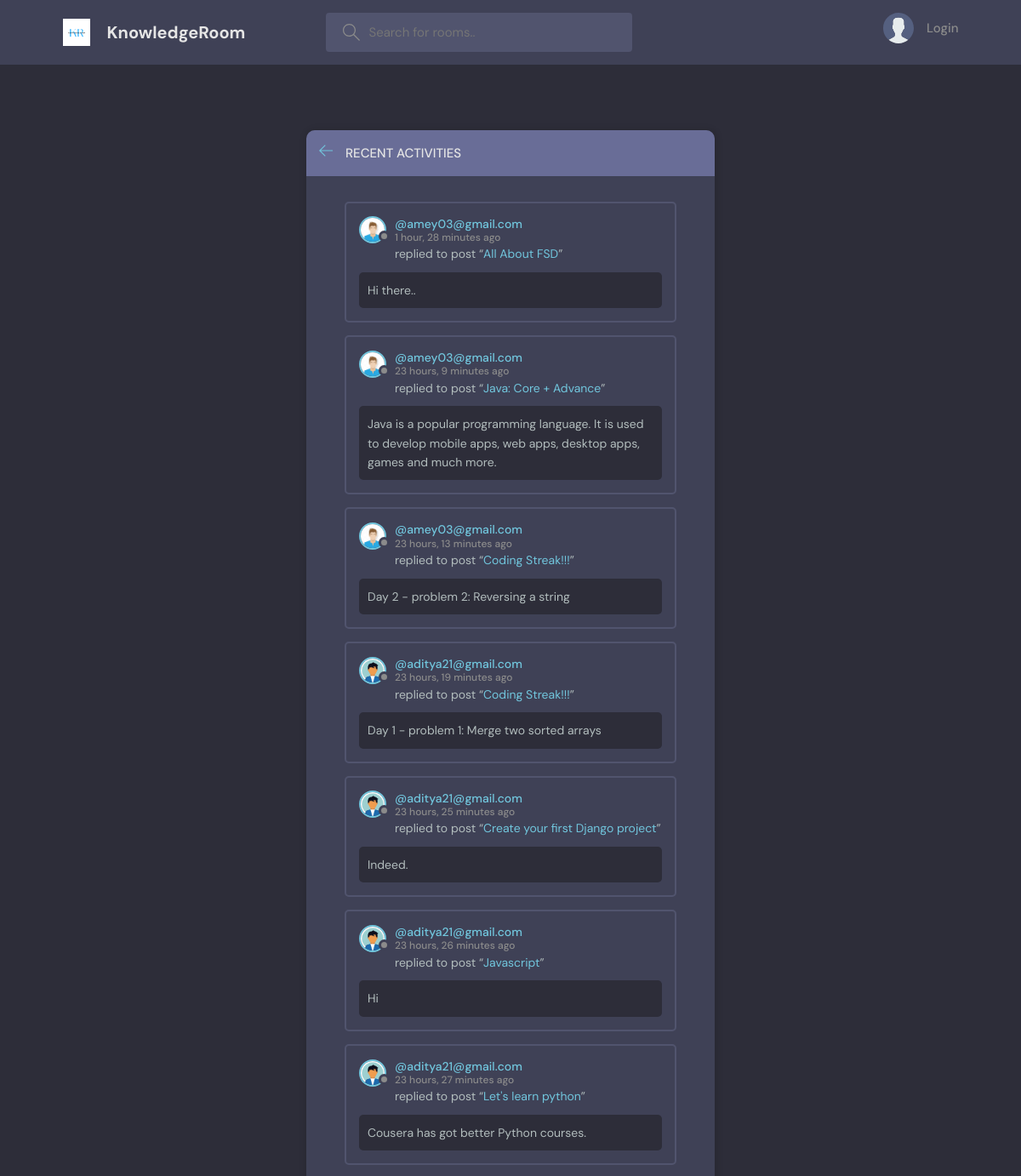
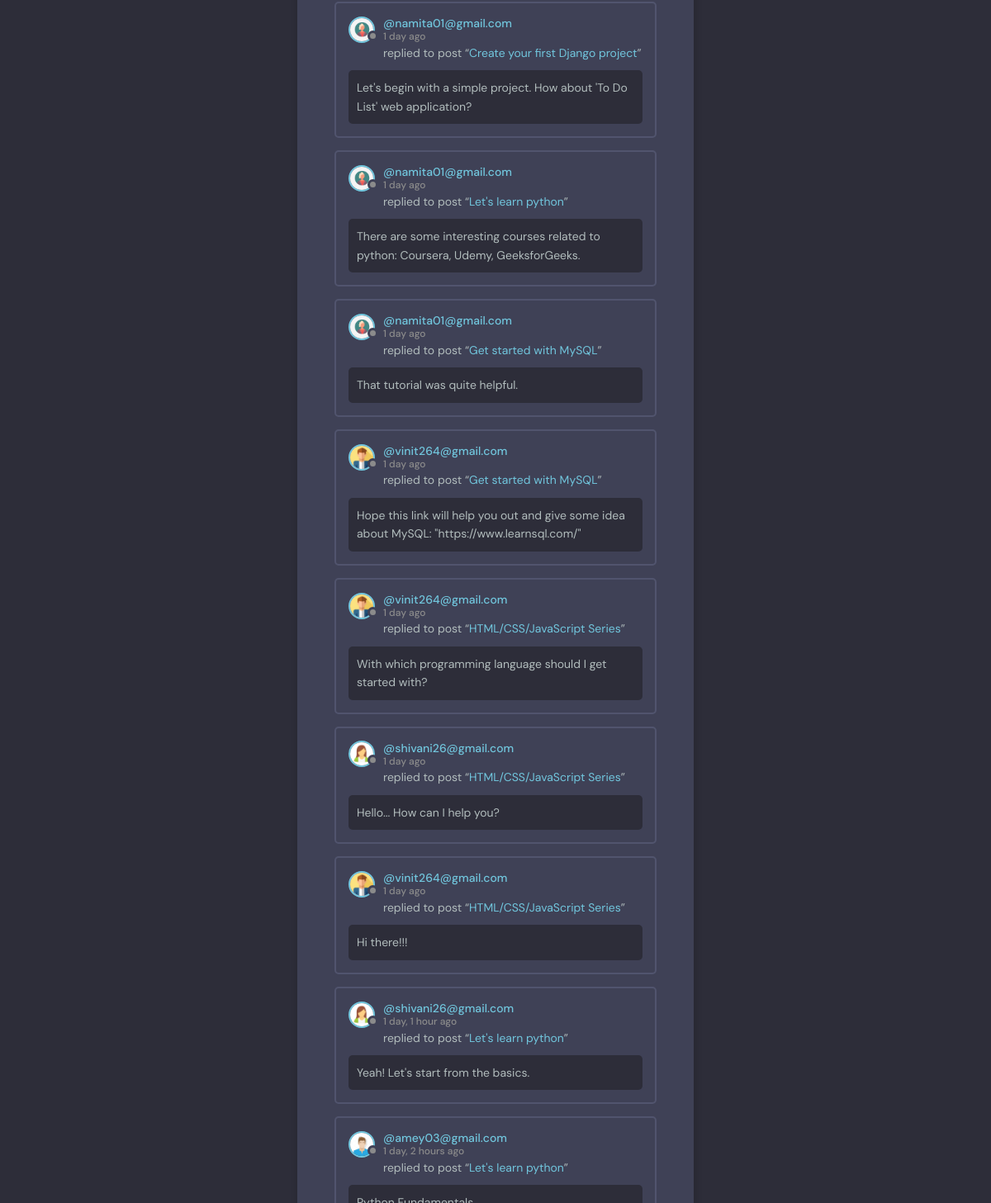
The page /activity/ on the database its author committed (2 pictures, top to bottom).
### base/models.py (models this page shows, shortened)
class Message(models.Model):
    user = models.ForeignKey(User, on_delete=models.CASCADE)
    room = models.ForeignKey(Room, on_delete=models.CASCADE)
    body = models.TextField()
    updated = models.DateTimeField(auto_now=True)
    created = models.DateTimeField(auto_now_add=True)
    class Meta:
        ordering = ['-updated', '-created']

class User(AbstractUser):
    name = models.CharField(max_length=200, null=True)
    email = models.EmailField(unique=True, null=True)
    bio = models.TextField(null=True)
    avatar = models.ImageField(null=True, default="avatar.svg")
    USERNAME_FIELD = 'email'
    REQUIRED_FIELDS = []

class Room(models.Model):
    host = models.ForeignKey(User, on_delete=models.SET_NULL, null=True)
    topic = models.ForeignKey(Topic, on_delete=models.SET_NULL, null=True)
    name = models.CharField(max_length=200)
    description = models.TextField(null=True, blank=True)
    participants = models.ManyToManyField(User, related_name='participants', blank=True)
    updated = models.DateTimeField(auto_now=True)
    created = models.DateTimeField(auto_now_add=True)
    class Meta:
        ordering = ['-updated', '-created']
    def __str__(self):
        return self.name

### base/views.py (the view)
# urls.py: path('activity/', views.activities, name="activity")
def activities(request):
    room_messages = Message.objects.all()
    return render(request, 'base/activity.html', {'room_messages': room_messages})

### base/templates/base/activity.html (shortened to what this page needs)
{% extends 'main.html' %}
{% block content %}
    <main class="layout">
      <div class="container">
        <div class="layout__box">
          <div class="layout__boxHeader">
            <div class="layout__boxTitle">
              <a href="{% url 'home' %}">
                <svg version="1.1" xmlns="http://www.w3.org/2000/svg" width="32" height="32" viewBox="0 0 32 32">
                  <title>arrow-left</title>
                  <path
                    d="M13.723 2.286l-13.723 13.714 13.719 13.714 1.616-1.611-10.96-10.96h27.625v-2.286h-27.625l10.965-10.965-1.616-1.607z"
                  ></path>
                </svg>
              </a>
              <h3>Recent Activities</h3>
            </div>
          </div>
          <div class="activities-page layout__body">
            {% for message in room_messages %}
    <div class="activities__box">
      <div class="activities__boxHeader roomListRoom__header">
        <a href="{% url 'user-profile' message.user.id %}" class="roomListRoom__author">
          <div class="avatar avatar--small">
            <img src="{{message.user.avatar.url}}" />
          </div>
          <p>
            @{{message.user}}
            <span>{{message.created|timesince}} ago</span>
          </p>
        </a>
      </div>
      <div class="activities__boxContent">
        <p>replied to post “<a href="{% url 'room' message.room.id %}">{{message.room}}</a>”</p>
        <div class="activities__boxRoomContent">
          {{message.body}}
        </div>
      </div>
    </div>
    {% endfor %}
          </div>
        </div>
      </div>
    </main>
{% endblock content %}

### static/styles/style.css (style rules this page uses)
:root { --color-main: #71c6dd; --color-main-light: #e1f6fb; --color-dark: #3f4156; --color-dark-medium: #51546e; --color-dark-light: #696d97; --color-light: #e5e5e5; --color-gray: #8b8b8b; --color-light-gray: #b2bdbd; --color-bg: #2d2d39; --color-success: #5dd693; --color-error: #fc4b0b; }
* { font-family: "DM Sans", -apple-system, BlinkMacSystemFont, "Segoe UI", Roboto, Oxygen, Ubuntu, Cantarell, "Open Sans", "Helvetica Neue", sans-serif; margin: 0; padding: 0; box-sizing: border-box; text-rendering: optimizeLegibility; font-size: inherit; }
html { font-size: 56.25%; }
@media only screen and (min-width: 1200px) { html { font-size: 62.5%; } }
body { line-height: 1.6; font-weight: 400; font-size: 1.5rem; color: var(--color-light-gray); background-color: var(--color-bg); min-height: 100vh; }
img { width: 100%; }
a { display: inline-block; color: var(--color-main); text-decoration: none; }
.container { max-width: 120rem; width: 90%; margin: auto; }
.avatar { position: relative; display: inline-block; border-radius: 50%; border: 2px solid var(--color-main); }
.avatar img { display: block; border-radius: 50%; object-fit: cover; object-position: center; }
.avatar::after { content: ""; display: block; position: absolute; background-color: var(--color-gray); z-index: 111; border-radius: 50%; border: 0.3rem solid var(--color-dark); }
.avatar.avatar--small img { width: 2.8rem; height: 2.8rem; }
.avatar.avatar--small:after { width: 0.7rem; height: 0.7rem; bottom: 0px; right: -6px; }
.layout { margin-top: 2.4rem; }
.layout > .container { display: flex; justify-content: space-between; align-items: flex-start; }
.layout__box { width: 90%; max-width: 48rem; min-height: 40rem; position: absolute; top: 50%; left: 50%; transform: translate(-50%, -46%); background-color: var(--color-dark); border-radius: 1rem; box-shadow: 1px 1px 6px 3px rgba(0, 0, 0, 0.1); overflow: hidden; }
.layout__boxHeader { display: flex; padding: 1.5rem; background-color: var(--color-dark-light); }
.layout__boxTitle { display: flex; gap: 1.5rem; align-items: center; }
.layout__boxTitle h3 { text-transform: uppercase; font-weight: 500; color: var(--color-light); }
.layout__boxTitle svg { width: 1.6rem; height: 1.6rem; fill: var(--color-main); }
.layout__body { margin: 3rem; }
.roomListRoom__header { display: flex; justify-content: space-between; align-items: center; }
.roomListRoom__author { font-weight: 500; display: flex; align-items: center; gap: 1rem; }
.activities__box { margin: 1.5rem; padding: 1.5rem; border: 2px solid var(--color-dark-medium); border-radius: 5px; }
.activities__boxHeader p { font-size: 1.4rem; line-height: 1.3; }
.activities__boxHeader p span { color: var(--color-gray); font-size: 1.2rem; display: block; }
.activities__boxContent { margin-left: 4.2rem; }
.activities__boxContent { font-size: 1.4rem; }
.activities__boxRoomContent { background: var(--color-bg); padding: 1rem; border-radius: 5px; margin-top: 1rem; margin-left: -4.2rem; }

### rows shown on the page
Message: user.avatar (picture), user "amey03@gmail.com", created "1 hour, 28 minutes", room "All About FSD", body "Hi there.."
Message: user.avatar (picture), user "amey03@gmail.com", created "23 hours, 9 minutes", room "Java: Core + Advance", body "Java is a popular programming language. It is used to develop mobile apps, web apps, desktop apps, games and much more."
Message: user.avatar (picture), user "amey03@gmail.com", created "23 hours, 13 minutes", room "Coding Streak!!!", body "Day 2 - problem 2: Reversing a string"
Message: user.avatar (picture), user "aditya21@gmail.com", created "23 hours, 19 minutes", room "Coding Streak!!!", body "Day 1 - problem 1: Merge two sorted arrays"
Message: user.avatar (picture), user "aditya21@gmail.com", created "23 hours, 25 minutes", room "Create your first Django project", body "Indeed."
Message: user.avatar (picture), user "aditya21@gmail.com", created "23 hours, 26 minutes", room "Javascript", body "Hi"
Message: user.avatar (picture), user "aditya21@gmail.com", created "23 hours, 27 minutes", room "Let's learn python", body "Cousera has got better Python courses."
Message: user.avatar (picture), user "namita01@gmail.com", created "1 day", room "Create your first Django project", body "Let's begin with a simple project. How about 'To Do List' web application?"
Message: user.avatar (picture), user "namita01@gmail.com", created "1 day", room "Let's learn python", body "There are some interesting courses related to python: Coursera, Udemy, GeeksforGeeks."
Message: user.avatar (picture), user "namita01@gmail.com", created "1 day", room "Get started with MySQL", body "That tutorial was quite helpful."
Message: user.avatar (picture), user "vinit264@gmail.com", created "1 day", room "Get started with MySQL", body "Hope this link will help you out and give some idea about MySQL: \"https://www.learnsql.com/\""
Message: user.avatar (picture), user "vinit264@gmail.com", created "1 day", room "HTML/CSS/JavaScript Series", body "With which programming language should I get started with?"
Message: user.avatar (picture), user "shivani26@gmail.com", created "1 day", room "HTML/CSS/JavaScript Series", body "Hello... How can I help you?"
Message: user.avatar (picture), user "vinit264@gmail.com", created "1 day", room "HTML/CSS/JavaScript Series", body "Hi there!!!"
Message: user.avatar (picture), user "shivani26@gmail.com", created "1 day, 1 hour", room "Let's learn python", body "Yeah! Let's start from the basics."
Message: user.avatar (picture), user "amey03@gmail.com", created "1 day, 2 hours", room "Let's learn python"
